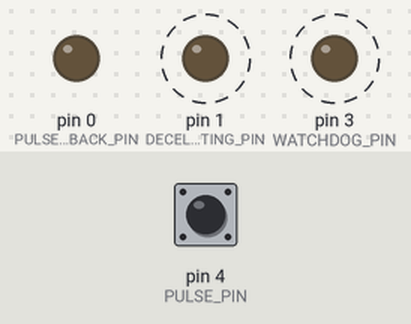
This sketch was run on a simulated Arduino Uno, built with avr-gcc and run on an emulated ATmega328P. Shown: output pins drawn as LEDs (lit = HIGH). Dashed ring = blinking. Inputs (shaded band) come from the test bench; at power-on: pin 4 (PULSE_PIN) LOW.

Above: at 1.25 s.
1.3 s: pin 4 (PULSE_PIN) pulsed HIGH 5 times (0.12 s each, 0.3 s apart)
At 3.4 s:
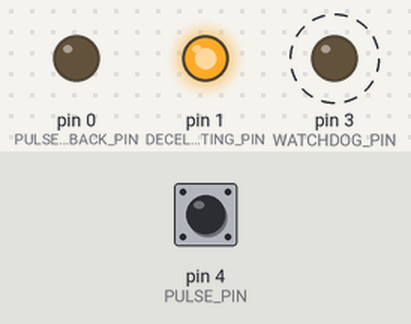
4.3 s: pin 4 (PULSE_PIN) pulled HIGH for 0.15 s
At 4.8 s:
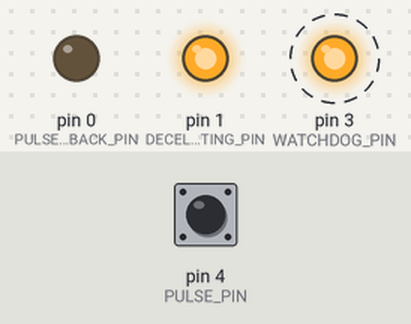
7.3 s: pin 4 (PULSE_PIN) pulled HIGH for 1 s
At 8.4 s:
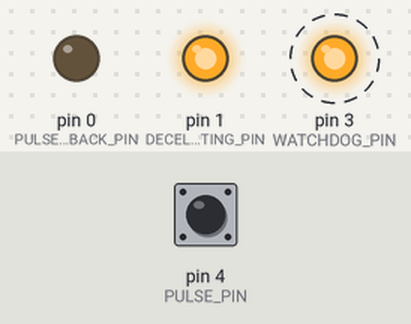
10.3 s: pin 4 (PULSE_PIN) pulsed HIGH 5 times (0.12 s each, 0.3 s apart)
At 10.7 s:
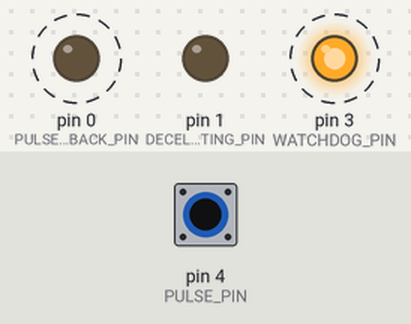
Timing chart, 0 to 14.3 s (numbered marks = the images above; inputs shaded):
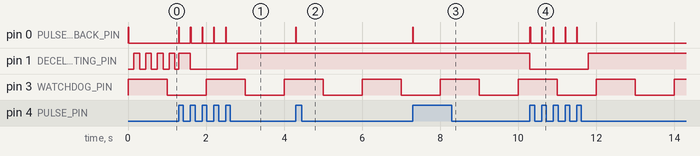

Measured:
- after the input at 1.3 s, pin 0 (PULSE_FEEDBACK_PIN): alternates HIGH for 0.02 s and LOW for 0.28 s, 10 changes in all, then stays LOW, starting at once
- after the input at 4.3 s, pin 0 (PULSE_FEEDBACK_PIN): LOW → HIGH at once, → LOW 0.02 s later; pin 1 (DECELERATING_PIN): stops changing and stays HIGH
- after the input at 7.3 s, pin 0 (PULSE_FEEDBACK_PIN): LOW → HIGH at once, → LOW 0.02 s later; pin 1 (DECELERATING_PIN): stops changing and stays HIGH
- after the input at 10.3 s, pin 0 (PULSE_FEEDBACK_PIN): alternates HIGH for 0.02 s and LOW for 0.28 s, 10 changes in all, then stays LOW, starting at once
- by itself, pin 3 (WATCHDOG_PIN): alternates HIGH for 1.0 s and LOW for 1.0 s

The sketch:

bike_led_speedometer.ino
```cpp
#include "ArduinoClock.h"
#include "ArduinoDigitalPin.h"
#include "ArduinoAnalogWritablePin.h"
#include "PulseCounter.h"
#include "PulseToSpeedStatus.h"
#include "PinEffect.h"
#include "BikeLedSpeedometerUi.h"

#define ATTINY

#ifdef ATTINY
  #define PULSE_PIN 4
  #define PULSE_FEEDBACK_PIN 0
  #define DECELERATING_PIN 1
  #define WATCHDOG_PIN 3
#else //ARDUINO
  #define PULSE_PIN 2
  #define PULSE_FEEDBACK_PIN 3
  #define DECELERATING_PIN 5
#endif

//hardware
DigitalPin *pulsePin;
AnalogWritablePin *pulseFeedbackPin;
DigitalWritablePin *deceleratingPin, *watchDogPin;
Clock *clock;

//logic
PulseCounter *pulseCounter;
PulseToSpeedStatus *pulseToSpeedStatus;

//ui
BikeLedSpeedometerUi *bikeLedSpeedometerUi;

void setup() {
  //Serial.begin(9600);
  clock = new ArduinoClock();
  pulsePin = new ArduinoDigitalPin( PULSE_PIN, INPUT );
  pulseFeedbackPin = new ArduinoAnalogWritablePin( PULSE_FEEDBACK_PIN );
  deceleratingPin = new ArduinoDigitalPin( DECELERATING_PIN, OUTPUT );
  watchDogPin = new ArduinoDigitalPin( WATCHDOG_PIN, OUTPUT );

  pulseCounter = new PulseCounter( pulsePin );
  pulseToSpeedStatus = new PulseToSpeedStatus();
  bikeLedSpeedometerUi = new BikeLedSpeedometerUi( clock );

  watchDogPin->set( true );
}

void watchdog() {
  static uint32_t toggle = millis() + 1000;
  if( millis() >= toggle ) {
    watchDogPin->toggle();
    toggle = millis() + 1000;
  }
}

void loop() {
  clock->update();

  pulseCounter->tick( clock );
  pulseToSpeedStatus->tick( clock );
  bikeLedSpeedometerUi->tick( clock );
}
```

AnalogWritablePin.h
```cpp
#ifndef __AnalogWritablePin_h__
#define __AnalogWritablePin_h__

#include "base.h"

class AnalogWritablePin {

public:

  virtual void set(uint8_t value) = 0;

};

#endif
```

ArduinoAnalogWritablePin.h
```cpp
#ifndef __ArduinoAnalogWritablePin_h__
#define __ArduinoAnalogWritablePin_h__

#include <Arduino.h>

#include "AnalogWritablePin.h"

class ArduinoAnalogWritablePin : public AnalogWritablePin {

  uint8_t pin;

public:

  ArduinoAnalogWritablePin(uint8_t pin) {
    this->pin = pin;
  }

  virtual void set(uint8_t value) {
    analogWrite( pin, value );
  }

};

#endif
```

ArduinoClock.h
```cpp
#ifndef __ArduinoClock_h__
#define __ArduinoClock_h__

#include <Arduino.h>

#include "Clock.h"

class ArduinoClock : public Clock {

  uint32_t currentTimeMillis;

public:

  ArduinoClock() {
    currentTimeMillis = 0;
  }

  virtual void update() {
    currentTimeMillis = millis();
  }

  virtual uint32_t currentTime() {
    return currentTimeMillis;
  }

  virtual uint32_t currentTimeInMicros() {
    return micros();
  }

};

#endif
```

ArduinoDigitalPin.h
```cpp
#ifndef __ArduinoDigitalPin_h__
#define __ArduinoDigitalPin_h__

#include <Arduino.h>

#include "DigitalWritablePin.h"

class ArduinoDigitalPin : public DigitalWritablePin {

  uint8_t pin;

public:

  ArduinoDigitalPin(uint8_t pin, uint8_t mode) {
    this->pin = pin;
    pinMode( pin, mode );
  }

  virtual bool isSet() {
    return digitalRead( pin );
  }

  virtual void set(bool val) {
    digitalWrite( pin, val );
  }

  virtual void toggle() {
    set( !isSet() );
  }

};

#endif
```

BikeLedSpeedometerUi.h
```cpp
#ifndef __BikeLedSpeedometerUi_h__
#define __BikeLedSpeedometerUi_h__

#include "AnalogWritablePin.h"
#include "PulseToSpeedStatus.h"
#include "FxFadeOut.h"
#include "FxBlink.h"

extern AnalogWritablePin *pulseFeedbackPin;
extern DigitalWritablePin *deceleratingPin;
extern PulseToSpeedStatus *pulseToSpeedStatus;

extern void watchdog();

class BikeLedSpeedometerUi {

  FxFadeOut<1> fxFadeOut;
  FxBlink<150> fxBlink;

public:

  BikeLedSpeedometerUi(Clock *clock) : fxBlink() {
  }

  void tick(Clock *clock) {
    PulseToSpeedStatus::Status status = pulseToSpeedStatus->getStatus();
    fxBlink.tick( clock );
    fxFadeOut.tick( clock );

    if( status == PulseToSpeedStatus::AcceleratingOrConstant ) {
      updateAcceleratingOrConstant();
    } else if( status == PulseToSpeedStatus::Decelerating ) {
      updateDecelerating();
    } else if ( status == PulseToSpeedStatus::Stopped ) {
      updateStoped();
    }

    if( pulseToSpeedStatus->pulsedAndClearFlag() ) {
      fxFadeOut.set();
    }
    fxFadeOut.apply( pulseFeedbackPin );

    watchdog();
  }

private:

  void updateAcceleratingOrConstant() {
    deceleratingPin->set( false );
  }

  void updateDecelerating() {
    deceleratingPin->set( true );
  }

  void updateStoped() {
    fxBlink.apply( deceleratingPin );
  }

};

#endif
```

Clock.h
```cpp
#ifndef __Clock_h__
#define __Clock_h__

#include "base.h"

class Clock {

public:

  virtual void update() = 0;

  virtual uint32_t currentTime() = 0;
  virtual uint32_t currentTimeInMicros() = 0;

};

#endif
```

DigitalPin.h
```cpp
#ifndef __DigitalPin_h__
#define __DigitalPin_h__

#include "base.h"

class DigitalPin {

public:

  virtual bool isSet() = 0;

};

#endif
```

DigitalWritablePin.h
```cpp
#ifndef __DigitalWritablePin_h__
#define __DigitalWritablePin_h__

#include "DigitalPin.h"

class DigitalWritablePin : public DigitalPin {

public:

  virtual void set(bool val) = 0;
  virtual void toggle() = 0;

};

#endif
```

FxBlink.h
```cpp
#ifndef __FxBlink_h__
#define __FxBlink_h__

#include "PinEffect.h"

extern Clock *clock;

#define FX_BLINK_BIT_UPDATE 31

template <int DELAY> class FxBlink : public PinEffect {

  uint32_t toggleTimeAndUpdateFlag;

public:

  FxBlink() {
    updateToggleTime();
  }

  virtual void tick(Clock *clock) {
    bool update = clock->currentTime() >= getToggleTime();
    if( update ) {
      updateToggleTime();
      BIT_SET( 1ul, toggleTimeAndUpdateFlag, FX_BLINK_BIT_UPDATE );
    } else {
      BIT_CLEAR( 1ul, toggleTimeAndUpdateFlag, FX_BLINK_BIT_UPDATE );
    }
  }

  virtual void apply(DigitalWritablePin *pin) {
    if( BIT_GET( 1ul, toggleTimeAndUpdateFlag, FX_BLINK_BIT_UPDATE ) != 0 ) {
      pin->toggle();
    }
  }

  virtual void apply(AnalogWritablePin *pin) {
  }

private:

  void updateToggleTime() {
    toggleTimeAndUpdateFlag = clock->currentTime() + DELAY;
  }

  uint32_t getToggleTime() {
    return  toggleTimeAndUpdateFlag & ( ~( 1ul << FX_BLINK_BIT_UPDATE ) );
  }

};

#endif
```

FxFadeOut.h
```cpp
#ifndef __FxFadeOut_h__
#define __FxFadeOut_h__

#include "PinEffect.h"

extern Clock *clock;

#define FX_FADE_OUT_BIT_UPDATE     7

template <int DELTA> class FxFadeOut : public PinEffect {

  uint32_t nextStepMilliseconds;
  uint8_t valueAndUpdateFlag;

public:

  FxFadeOut() {
    set();
  }

  void set() {
    valueAndUpdateFlag = 255;
    updateNextStepMilliseconds();
  }

  virtual void tick(Clock *clock) {
    uint8_t value = getValue();
    if( clock->currentTime() < nextStepMilliseconds ) {
      BIT_CLEAR( (uint8_t)1, valueAndUpdateFlag, FX_FADE_OUT_BIT_UPDATE );
      return;
    }
    BIT_SET( (uint8_t)1, valueAndUpdateFlag, FX_FADE_OUT_BIT_UPDATE );
    if( value == 0 ) {
      return;
    }
    value -= ( value > 3 ? 4 : 1 );
    setValue( value );
    updateNextStepMilliseconds();
  }

  virtual void apply(DigitalWritablePin *pin) {
  }

  virtual void apply(AnalogWritablePin *pin) {
    if( BIT_GET( (uint8_t)1, valueAndUpdateFlag, FX_FADE_OUT_BIT_UPDATE ) ) {
      uint8_t val = getValue() << 1;
      pin->set( val );
    }
  }

private:

  void updateNextStepMilliseconds() {
    nextStepMilliseconds = clock->currentTime() + DELTA;
  }

  uint8_t getValue() {
    return valueAndUpdateFlag & ~( (uint8_t)1 << 7 );
  }

  void setValue(uint8_t val) {
    valueAndUpdateFlag = ( (uint8_t)0x01 << 7 ) & valueAndUpdateFlag | val;
  }

};

#endif
```

PinEffect.h
```cpp
#ifndef __PinEffect_h__
#define __PinEffect_h__

#include "Clock.h"
#include "DigitalWritablePin.h"
#include "AnalogWritablePin.h"


class PinEffect {

public:

  virtual void tick(Clock *clock) = 0;
  virtual void apply(DigitalWritablePin *pin) = 0;
  virtual void apply(AnalogWritablePin *pin) = 0;

};

#endif
```

PulseCounter.h
```cpp
#ifndef __PulseCounter_h__
#define __PulseCounter_h__

#include "Clock.h"
#include "DigitalPin.h"

class PulseCounter {

  DigitalPin *pulsePin;
  uint32_t pulseCount;

  uint32_t minusTwoPulseInterval;
  uint32_t minusOnePulseTime;
  uint32_t minusOnePulseInterval;

  bool pinState;

public:

  PulseCounter(DigitalPin *pulsePin) {
    this->pulsePin = pulsePin;
    pulseCount = 0;
    minusTwoPulseInterval = 0;
    minusOnePulseTime = 0;
    minusOnePulseInterval = 0;
    pinState = false;
  }

  void tick(Clock *clock) {
    bool currentPinState = pulsePin->isSet();
    if( pinStateDidntChange( currentPinState ) ) {
      return;
    }

    pinState = currentPinState;
    if( isPinOff() ) {
      return;
    }

    pulseCount++;

    minusTwoPulseInterval = minusOnePulseInterval;

    minusOnePulseInterval = clock->currentTime() - minusOnePulseTime;
    minusOnePulseTime = clock->currentTime();
  }

  uint32_t getPulseCount() {
    return pulseCount;
  }

  uint32_t getMinusTwoPulseInterval() {
    return minusTwoPulseInterval;
  }

  uint32_t getMinusOnePulseTime() {
    return minusOnePulseTime;
  }

  uint32_t getMinusOnePulseInterval() {
    return minusOnePulseInterval;
  }

  uint32_t getCurrentPulseElapsedInterval(Clock *clock) {
    return clock->currentTime() - minusOnePulseTime;
  }

private:

  bool pinStateDidntChange(bool currentPinState) {
    return pinState == currentPinState;
  }

  bool isPinOff() {
    return pinState == false;
  }

};

#endif
```

PulseToSpeedStatus.h
```cpp
#ifndef __PulseToSpeedStatus_h__
#define __PulseToSpeedStatus_h__

#include "Clock.h"
#include "PulseCounter.h"

extern PulseCounter *pulseCounter;

#define PULSE_TO_SPEED_STATUS_BIT_PULSED     31

class PulseToSpeedStatus {

public:

  enum Status { AcceleratingOrConstant, Decelerating, Stopped };

private:

  uint32_t lastPulseCountAndPulsedFlag;
  Status status;

public:

  PulseToSpeedStatus() {
    lastPulseCountAndPulsedFlag = 0;
    status = Stopped;
  }

  void tick(Clock *clock) {
    if( isStopping( clock ) ) {
      status = Stopped;
    } else if( isDecelerating( clock ) ) {
      status = Decelerating;
    } else {
      status = AcceleratingOrConstant;
    }

    updateLastPulseCount( pulseCounter->getPulseCount() );
  }

  Status getStatus() {
    return status;
  }

  bool pulsedAndClearFlag() {
    return checkIfWasPulsedAndClearFlag();
  }

private:

  bool isStopping(Clock *clock) {
    return
      pulseCounter->getPulseCount() == 0
      || ( pulseCounter->getCurrentPulseElapsedInterval( clock ) > 3000 );
  }

  bool isDecelerating(Clock *clock) {
    //fix if last != current, compare its time
    if( pulseCounter->getCurrentPulseElapsedInterval( clock ) > pulseCounter->getMinusOnePulseInterval() ) {
      return true;
    }
    if( pulseCounter->getMinusOnePulseInterval() > 5000 ) {
      return false;
    }
    bool decelerating = pulseCounter->getMinusOnePulseInterval() > pulseCounter->getMinusTwoPulseInterval();
    return decelerating && status != Stopped;
    /*
      uint32_t delta = pulseCounter->getMinusOnePulseInterval() - minusTwoPulseInterval;
      //only consider decelerating if speed decreases more than 15%
      status = delta * 15 <= minusTwoPulseInterval ? AcceleratingOrConstant : Decelerating;
    }
    */
  }

  void updateLastPulseCount(uint32_t pulseCount) {
    if( pulseCount == getLastPulseCount() ) {
      BIT_CLEAR( 1ul, lastPulseCountAndPulsedFlag, PULSE_TO_SPEED_STATUS_BIT_PULSED );
      return;
    }
    lastPulseCountAndPulsedFlag = pulseCount;
    BIT_SET( 1ul, lastPulseCountAndPulsedFlag, PULSE_TO_SPEED_STATUS_BIT_PULSED );
  }

  uint32_t getLastPulseCount() {
    return lastPulseCountAndPulsedFlag & ~( 1ul << PULSE_TO_SPEED_STATUS_BIT_PULSED );
  }

  bool checkIfWasPulsedAndClearFlag() {
    bool pulsed = BIT_GET( 1ul, lastPulseCountAndPulsedFlag, PULSE_TO_SPEED_STATUS_BIT_PULSED );
    if( pulsed ) {
      BIT_CLEAR( 1ul, lastPulseCountAndPulsedFlag, PULSE_TO_SPEED_STATUS_BIT_PULSED );
    }
    return pulsed;
  }

};

#endif
```

base.h
```cpp
#ifndef __base_h__
#define __base_h__

//Using types from avr
#include <avr/common.h>

#define BIT_SET( _one_, _number_, _bitToSet_ )     ( _number_ |= _one_ << _bitToSet_ )
#define BIT_CLEAR( _one_, _number_, _bitToSet_ )   ( ( _number_ ) &= ~( _one_ << ( _bitToSet_ ) ) )
#define BIT_TOGGLE( _one_, _number_, _bitToSet_ )  ( ( _number_ ) ^= _one_ << ( _bitToSet_ ) )
#define BIT_GET( _one_, _number_, _bitToGet_ )     ( (_number_) & ( _one_ << ( _bitToGet_ ) ) )

/*
http://stackoverflow.com/questions/47981/how-do-you-set-clear-and-toggle-a-single-bit-in-c
Setting a bit
Use the bitwise OR operator (|) to set a bit.
 number |= 1 << x;
That will set bit x.

Clearing a bit
Use the bitwise AND operator (&) to clear a bit.
 number &= ~(1 << x);
That will clear bit x. You must invert the bit string with the bitwise NOT operator (~), then AND it.

Toggling a bit
The XOR operator (^) can be used to toggle a bit.
 number ^= 1 << x;
That will toggle bit x.

Checking a bit
You didn't ask for this but I might as well add it.
To check a bit, AND it with the bit you want to check:
 bit = number & (1 << x);
That will put the value of bit x into the variable bit.
*/

#endif
```
